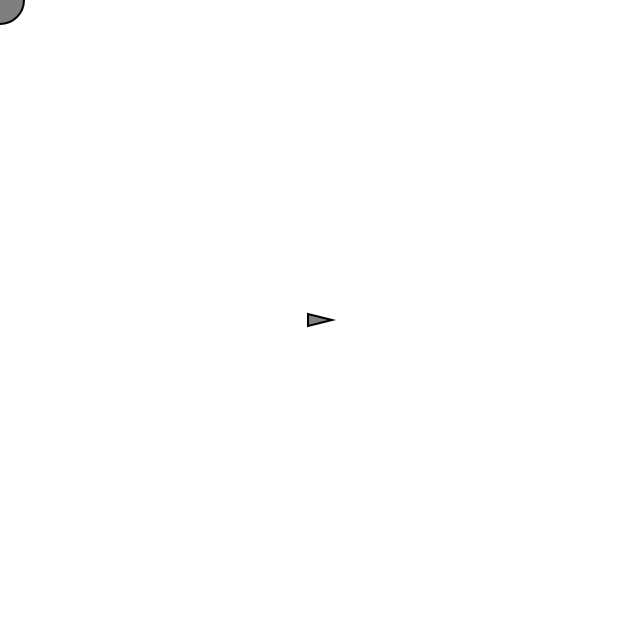
Frame 1 (no input)
Frame 60 (no input): identical to frame 1, image omitted
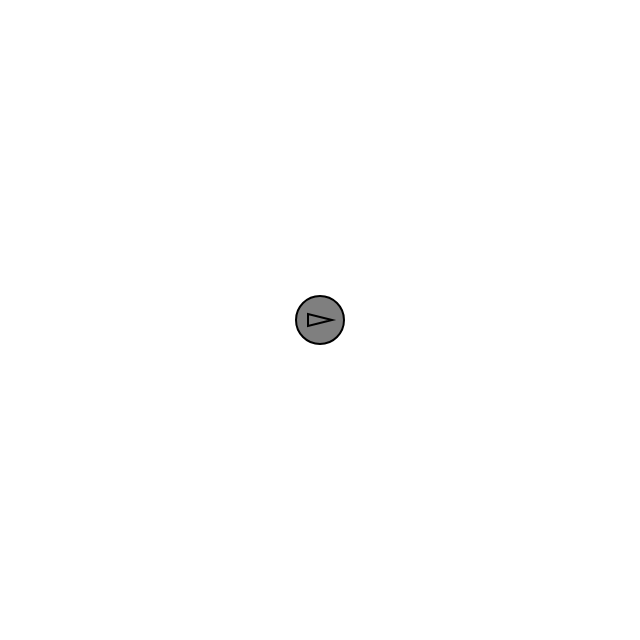
Frame 120 (the mouse pressed at the canvas centre since frame 60)

The p5.js sketch that drew these frames (run headless with seeded random() and noise() and a simulated clock; from frame 60 on, the mouse is pressed at the canvas centre):

// p5.js sketch
// ── sketch.js
// The Nature of Code
// Daniel Shiffman
// http://natureofcode.com

// Seeking "vehicle" follows the mouse position

// Implements Craig Reynold's autonomous steering behaviors
// One vehicle "seeks"
// See: http://www.red3d.com/cwr/

let vehicle;

function setup() {
  createCanvas(640, 640);
  vehicle = new Vehicle(width/2, height/2);
}

function draw() {
  background(255);

  let mouse = createVector(mouseX, mouseY);

  // Draw an ellipse at the mouse position
  fill(127);
  stroke(0);
  strokeWeight(2);
  circle(mouse.x, mouse.y, 48);

  // Call the appropriate steering behaviors for our agents

  if(p5.Vector.dist(vehicle.position, mouse) < 100) {
    vehicle.flee(mouse);
  }
  else {
    vehicle.velocity = createVector(0,0);
  }
    
  vehicle.update();
  vehicle.show();

}
// ── vehicle.js
// The Nature of Code
// Daniel Shiffman
// http://natureofcode.com

// The "Vehicle" class

class Vehicle {
  constructor(x, y) {
    this.position = createVector(x, y);
    this.velocity = createVector(0, 0);
    this.acceleration = createVector(0, 0);
    this.r = 6;
    this.maxspeed = 8;
    this.maxforce = 0.1;
  }

  // Method to update location
  update() {
    // Update velocity
    this.velocity.add(this.acceleration);
    // Limit speed
    this.velocity.limit(this.maxspeed);
    this.position.add(this.velocity);
    // Reset accelerationelertion to 0 each cycle
    this.acceleration.mult(0);
  }

  applyForce(force) {
    // We could add mass here if we want A = F / M
    this.acceleration.add(force);
  }

  // A method that calculates a steering force towards a target
  // STEER = DESIRED MINUS VELOCITY
  flee(target) {
    let desired = p5.Vector.sub(this.position, target); // A vector pointing from the location to the target

    // Scale to maximum speed
    desired.setMag(this.maxspeed);

    // Steering = Desired minus velocity
    let steer = p5.Vector.sub(desired, this.velocity);
    steer.limit(this.maxforce); // Limit to maximum steering force

    this.applyForce(steer);
  }
  show() {
    //{!1} Vehicle is a triangle pointing in the direction of velocity
    let angle = this.velocity.heading();
    fill(127);
    stroke(0);
    push();
    translate(this.position.x, this.position.y);
    rotate(angle);
    beginShape();
    vertex(this.r * 2, 0);
    vertex(-this.r * 2, -this.r);
    vertex(-this.r * 2, this.r);
    endShape(CLOSE);
    pop();
  }
}
